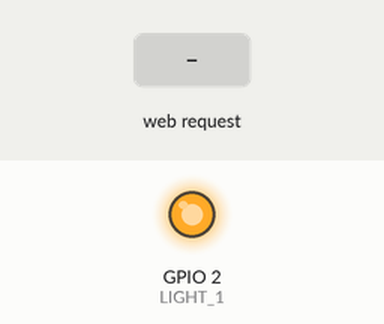
Recording of a sketch running on a simulated ESP8266 (NodeMCU). On the bench: output pins drawn as LEDs (lit = HIGH). Inputs (shaded band) come from the test bench. Pins used as bus, display or sensor lines are not drawn; what the sketch prints to the serial monitor is not drawn.

Above: at 2.2 s.
2.3 s: HTTP request GET /light/on received
At 3.3 s:
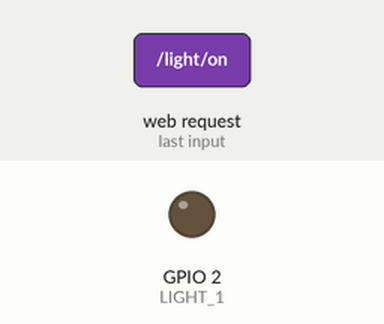
3.8 s: HTTP request GET /light/off received
At 4.4 s:
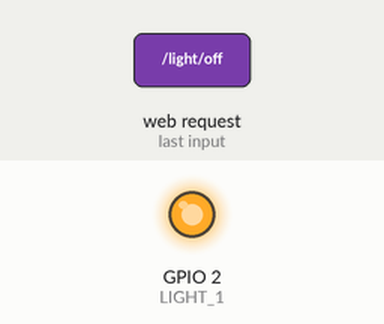
Timing chart, 0 to 6.8 s (numbered marks = the images above; inputs shaded):
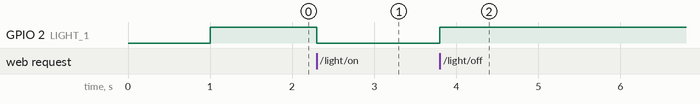

The sketch:

rob_helloworld.ino
```cpp
/* MINIMAL WEB SERVER: Create a WiFi access point and provide a web server on it. */

#include <ESP8266WiFi.h>
#include <WiFiClient.h>
#include <ESP8266WebServer.h>

/* Set these to your desired credentials. */
const char *ssid = "MackieLand";  // limit of 32 characters
const char *password = "thereisaspoon";

ESP8266WebServer server(80);
int LIGHT_1 = 2;
int POWER_TAIL = 5;

/* Just a little test message.  Go to http://192.168.4.1 in a web browser
 */
void handleRoot() {
        server.send(200, "text/html",
                         "<p>Hello World</p>");
}

void lightOn() {
        server.send(200, "text/html",
                         "<p>Light On</p>");
        digitalWrite(LIGHT_1, LOW); //remember 2 & 16 are backwards
        digitalWrite(POWER_TAIL, HIGH);
}
void lightOff(){
        server.send(200, "text/html",
                         "<p>Light Off</p>");
        digitalWrite(LIGHT_1, HIGH);
        digitalWrite(POWER_TAIL, LOW);
}

void setup() {
        delay(1000);
        Serial.begin(115200);
        Serial.println();
        Serial.print("Configuring access point...");
        WiFi.softAP(ssid, password);

        IPAddress myIP = WiFi.softAPIP();
        Serial.print("AP IP address: ");
        Serial.println(myIP);
        server.on("/", handleRoot);
        server.on("/rob", handleRoot);

        server.on("/light/on", lightOn);
        server.on("/light/off", lightOff);

        pinMode(LIGHT_1, OUTPUT);     // Initialize GPIO2 pin as an output
        digitalWrite(LIGHT_1, HIGH);
        pinMode(POWER_TAIL, OUTPUT);     // Initialize GPIO2 pin as an output
        digitalWrite(POWER_TAIL, LOW);

        server.begin();
        Serial.println("HTTP server started");
}

void loop() {
        server.handleClient();
}
```

Measured:
- after the input at 2.3 s, GPIO 2 (LIGHT_1): HIGH → LOW at once
- after the input at 3.8 s, GPIO 2 (LIGHT_1): LOW → HIGH at once
